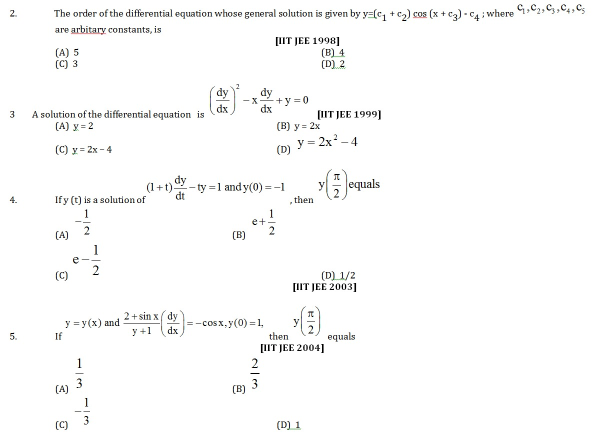
#> input picture sample.jpeg, 1189 x 876 px (shown at 1/2 size)
$ python cropping.py
#> lines starting #> are read from the running program, lines starting #| are printed output that depends on the picture; after the words box and inside, x2 and y2 are one past the last pixel; in counts of white or black regions, pixels touching at a corner belong together
import cv2
import numpy as np
import pytesseract

config = '-l eng+equ --oem 1 --psm 6'
# Load image, grayscale, Otsu's threshold
image = cv2.imread('sample.jpeg')
#> image is the input picture: shape (876, 1189, 3); mean B, G, R 250.6, 250.8, 250.7
original = image.copy()
gray = cv2.cvtColor(image, cv2.COLOR_BGR2GRAY)
thresh = cv2.threshold(gray, 0, 255, cv2.THRESH_BINARY_INV | cv2.THRESH_OTSU)[1]
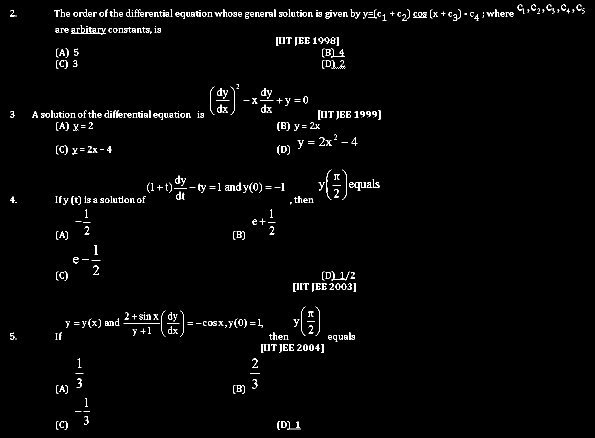
#> thresh: shape (876, 1189) (shown at 1/2 size); 1.7% white in thin lines or dots

# Dilate with horizontal kernel
kernel = cv2.getStructuringElement(cv2.MORPH_RECT, (10, 50))  #change the parameter (10, 50) to dilate as per requirement and get better results
kernel2 = np.ones((7, 7), np.uint8)
dilate = cv2.dilate(thresh, kernel, iterations=2)
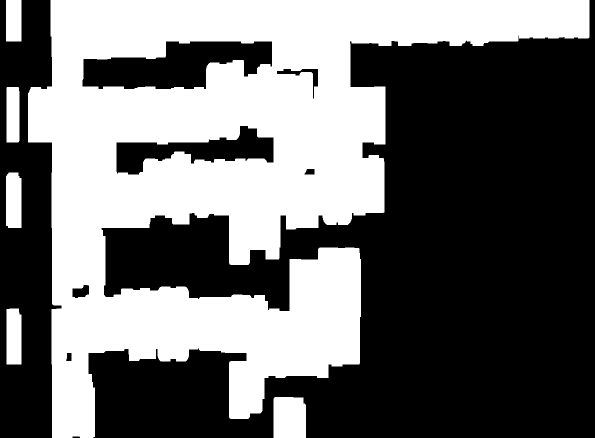
#> dilate: shape (876, 1189) (shown at 1/2 size); 42.7% white; 6 white regions
cv2.imshow('dilate', dilate)


cnts = cv2.findContours(dilate, cv2.RETR_EXTERNAL, cv2.CHAIN_APPROX_SIMPLE)
#> cnts = 6 contours; box (x1, y1, x2, y2) and area: (56, 0, 1179, 876) 462300, (547, 794, 612, 876) 5092, (12, 345, 43, 456) 3208, (13, 617, 43, 729) 3158, (13, 174, 39, 285) 2738, (12, 0, 43, 83) 2460
cnts = cnts[0] if len(cnts) == 2 else cnts[1]
print(len(cnts))
#| 6
height = []
for c in cnts:
    area = cv2.contourArea(c)
    if area < 5000:
        cv2.drawContours(image, [c], -1, (0, 255, 0), 2)
        x, y, w, h = cv2.boundingRect(c)
        height.append(y)
#> this loop made 6 passes
#> (c, area, x, y, w, h) on pass 6: ([[12, 0], [12, 82], [42, 82], [42, 0]], 2460, 12, 0, 31, 83)
#> (area, x, y, w, h) on passes 2 to 4: (3158.5, 13, 617, 30, 112), (3208, 12, 345, 31, 111), (2738.5, 13, 174, 26, 111)
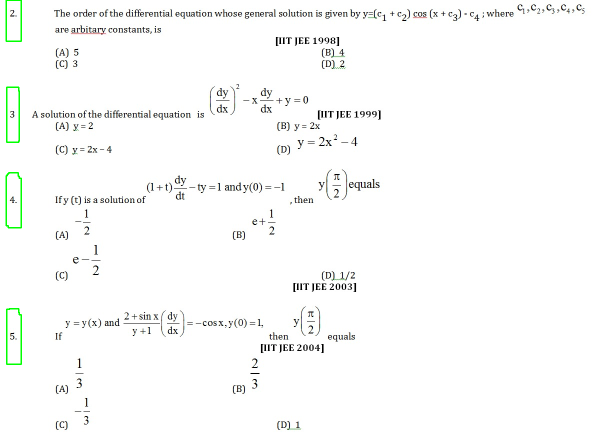
#> image: shape (876, 1189, 3) (shown at 1/2 size); 0.3% of pixels changed, all inside (x1, y1, x2, y2) = (11, 0, 44, 730)
#> after the loop, height = [617, 345, 174, 0]
print(height)
#| [617, 345, 174, 0]


def find_between(s, first, last):
    try:
        start = s.index(first) + len(first)
        end = s.index(last, start)
        return s[start:end]
    except ValueError:
        return ""


for i in range(len(height)):
    if i == 0:
        crop = original[height[i]:original.shape[0], 0:original.shape[1]]
#> (the run stopped early here; a loop or call above may not have finished)
